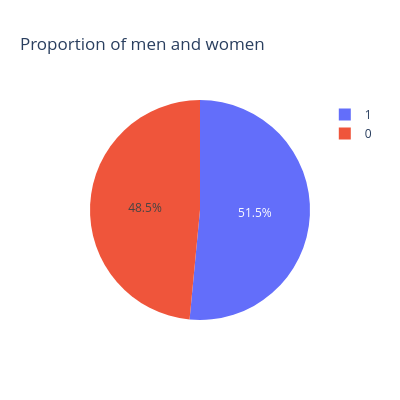

Source (notebook cell):
### Code cell
fig_gender_proportion=px.pie(df,names="gender",values="iid",title="Proportion of men and women",width=400,height=400)
fig_gender_proportion.show()

### Figure 1 — Plotly figure (JSON) as saved in the notebook; plotly's stock layout.template omitted (floating-point values rounded to 4 significant figures; data arrays with more than 128 entries replaced by an {"elided": "..."} marker saying what was removed)
{"data": [{"domain": {"x": [0, 1], "y": [0, 1]}, "hovertemplate": "gender=%{label}<br>iid=%{value}<extra></extra>", "labels": {"elided": "8378 int values"}, "legendgroup": "", "name": "", "showlegend": true, "type": "pie", "values": {"elided": "8378 int values"}}], "layout": {"height": 400, "legend": {"tracegroupgap": 0}, "title": {"text": "Proportion of men and women"}, "width": 400}}
